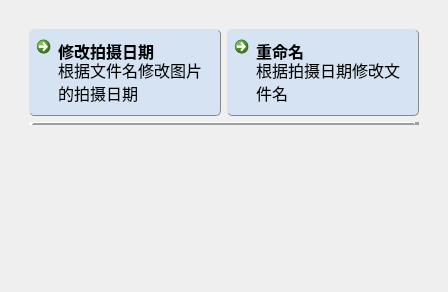
<?xml version="1.0" encoding="UTF-8"?>
<ui version="4.0">
 <class>Form</class>
 <widget class="QWidget" name="Form">
  <property name="geometry">
   <rect>
    <x>0</x>
    <y>0</y>
    <width>448</width>
    <height>292</height>
   </rect>
  </property>
  <property name="font">
   <font>
    <pointsize>12</pointsize>
   </font>
  </property>
  <property name="windowTitle">
   <string>Form</string>
  </property>
  <property name="styleSheet">
   <string notr="true">QPushButton{
    background-color: rgb(250,252,253);
    border-radius: 5px;
	font-size:12pt;
    padding: 8px;
    border-right: 2px solid #888888;  /* 按钮边框，2px宽，白色 */
    border-bottom: 2px solid #888888;  /* 按钮边框，2px宽，白色 */
    border-left: 1px solid #ffffff;  /* 按钮边框，2px宽，白色 */
    border-top: 1px solid #ffffff;  /* 按钮边框，2px宽，白色 */
}


QCommandLinkButton{
    background-color: rgb(214,227,242);
    border-radius: 5px;
    padding: 8px;
    border-right: 1px solid #888888;  /* 按钮边框，2px宽，白色 */
    border-bottom: 1px solid #888888;  /* 按钮边框，2px宽，白色 */
    border-left: 0px solid #ffffff;  /* 按钮边框，2px宽，白色 */
    border-top: 0px solid #ffffff;  /* 按钮边框，2px宽，白色 */
}
QPushButton:hover { 
	border-right: 2px solid #888888;  /* 按钮边框，2px宽，白色 */
    border-bottom: 2px solid #888888;  /* 按钮边框，2px宽，白色 */
    border-left: 1px solid #ffffff;  /* 按钮边框，2px宽，白色 */
    border-top: 1px solid #ffffff;  /* 按钮边框，2px宽，白色 */
}
QPushButton:pressed { 
    background-color: lightgray;
	border: 2px solid #888888;
}</string>
  </property>
  <layout class="QVBoxLayout" name="verticalLayout_3">
   <item>
    <widget class="QScrollArea" name="scrollArea">
     <property name="frameShape">
      <enum>QFrame::NoFrame</enum>
     </property>
     <property name="lineWidth">
      <number>0</number>
     </property>
     <property name="widgetResizable">
      <bool>true</bool>
     </property>
     <widget class="QWidget" name="scrollAreaWidgetContents">
      <property name="geometry">
       <rect>
        <x>0</x>
        <y>0</y>
        <width>430</width>
        <height>274</height>
       </rect>
      </property>
      <layout class="QVBoxLayout" name="verticalLayout_8">
       <item>
        <widget class="QWidget" name="widget_4" native="true">
         <property name="styleSheet">
          <string notr="true"/>
         </property>
         <layout class="QGridLayout" name="gridLayout_3">
          <item row="1" column="0" colspan="2">
           <widget class="Line" name="line_8">
            <property name="styleSheet">
             <string notr="true">border-bottom: 2px solid #888888;</string>
            </property>
            <property name="frameShadow">
             <enum>QFrame::Raised</enum>
            </property>
            <property name="lineWidth">
             <number>5</number>
            </property>
            <property name="orientation">
             <enum>Qt::Horizontal</enum>
            </property>
           </widget>
          </item>
          <item row="0" column="1">
           <widget class="QCommandLinkButton" name="commandLinkButton_modify_name_by_time">
            <property name="enabled">
             <bool>true</bool>
            </property>
            <property name="cursor">
             <cursorShape>PointingHandCursor</cursorShape>
            </property>
            <property name="tabletTracking">
             <bool>false</bool>
            </property>
            <property name="focusPolicy">
             <enum>Qt::StrongFocus</enum>
            </property>
            <property name="contextMenuPolicy">
             <enum>Qt::DefaultContextMenu</enum>
            </property>
            <property name="toolTipDuration">
             <number>-1</number>
            </property>
            <property name="layoutDirection">
             <enum>Qt::LeftToRight</enum>
            </property>
            <property name="autoFillBackground">
             <bool>false</bool>
            </property>
            <property name="text">
             <string>重命名</string>
            </property>
            <property name="icon">
             <iconset>
              <normaloff>../../../resources/icons/strategy.svg</normaloff>../../../resources/icons/strategy.svg</iconset>
            </property>
            <property name="checkable">
             <bool>true</bool>
            </property>
            <property name="checked">
             <bool>false</bool>
            </property>
            <property name="autoRepeat">
             <bool>false</bool>
            </property>
            <property name="autoExclusive">
             <bool>false</bool>
            </property>
            <property name="autoDefault">
             <bool>false</bool>
            </property>
            <property name="default">
             <bool>false</bool>
            </property>
            <property name="description">
             <string>根据拍摄日期修改文件名</string>
            </property>
           </widget>
          </item>
          <item row="0" column="0">
           <widget class="QCommandLinkButton" name="commandLinkButton_modify_date">
            <property name="enabled">
             <bool>true</bool>
            </property>
            <property name="cursor">
             <cursorShape>PointingHandCursor</cursorShape>
            </property>
            <property name="tabletTracking">
             <bool>false</bool>
            </property>
            <property name="focusPolicy">
             <enum>Qt::StrongFocus</enum>
            </property>
            <property name="contextMenuPolicy">
             <enum>Qt::DefaultContextMenu</enum>
            </property>
            <property name="toolTipDuration">
             <number>-1</number>
            </property>
            <property name="layoutDirection">
             <enum>Qt::LeftToRight</enum>
            </property>
            <property name="autoFillBackground">
             <bool>false</bool>
            </property>
            <property name="text">
             <string>修改拍摄日期</string>
            </property>
            <property name="icon">
             <iconset>
              <normaloff>../../../resources/icons/PDF.svg</normaloff>../../../resources/icons/PDF.svg</iconset>
            </property>
            <property name="checkable">
             <bool>true</bool>
            </property>
            <property name="checked">
             <bool>false</bool>
            </property>
            <property name="autoRepeat">
             <bool>false</bool>
            </property>
            <property name="autoExclusive">
             <bool>false</bool>
            </property>
            <property name="autoDefault">
             <bool>false</bool>
            </property>
            <property name="default">
             <bool>false</bool>
            </property>
            <property name="description">
             <string>根据文件名修改图片的拍摄日期</string>
            </property>
           </widget>
          </item>
         </layout>
        </widget>
       </item>
       <item>
        <spacer name="verticalSpacer">
         <property name="orientation">
          <enum>Qt::Vertical</enum>
         </property>
         <property name="sizeHint" stdset="0">
          <size>
           <width>20</width>
           <height>40</height>
          </size>
         </property>
        </spacer>
       </item>
      </layout>
     </widget>
    </widget>
   </item>
  </layout>
 </widget>
 <resources/>
 <connections/>
</ui>
